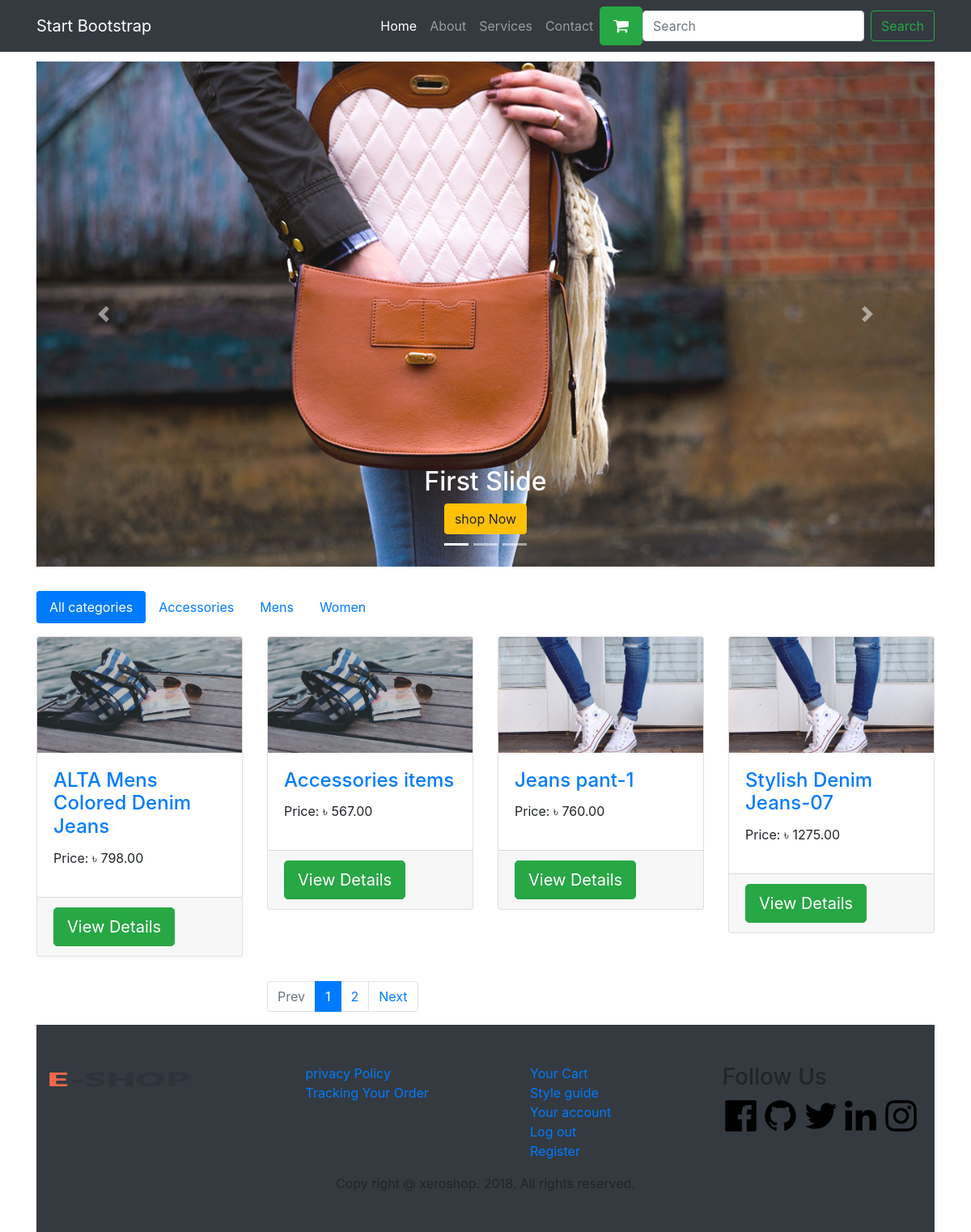
The page / on the database its author committed.
### shop/models.py (models this page shows, shortened)
class Category(models.Model):
    name = models.CharField(max_length=200, db_index=True)
    slug = models.SlugField(max_length=200, unique=True)
    class Meta:
        ordering = ('name',)
        verbose_name = 'category'
        verbose_name_plural = 'categories'
    def get_absolute_url(self):
            return reverse('shop:product_list_by_category',
                           args=[self.slug])

class Product(models.Model):
    category = models.ForeignKey(Category, related_name='products', on_delete=models.CASCADE)
    name = models.CharField(max_length=200, db_index=True)
    slug = models.SlugField(max_length=200, db_index=True)
    image = models.ImageField(upload_to='products/%Y/%m/%d', blank=True)
    description = models.TextField(blank=True)
    price = models.DecimalField(max_digits=10, decimal_places=2)
    available = models.BooleanField(default=True)
    created = models.DateTimeField(auto_now_add=True)
    updated = models.DateTimeField(auto_now=True)
    class Meta:
        ordering = ('name',)
        index_together = (('id', 'slug'),)
    def get_absolute_url(self):
            return reverse('shop:product_detail', args=[self.id, self.slug])

### shop/views.py (the view)
# urls.py: path('',views.product_list,name='product_list'),
def product_list(request, category_slug=None):
    category = None
    categories = Category.objects.all()
    products = Product.objects.filter(available=True)
    if category_slug:
        category = get_object_or_404(Category, slug=category_slug)
        products = products.filter(category=category)
    search = request.GET.get('q')
    if search:
        products = products.filter(
            Q(name__icontains=search) |
            Q(slug__icontains=search)
        )
    paginator = Paginator(products, 4)
    page = request.GET.get('page')
    try:
        items = paginator.page(page)
    except PageNotAnInteger:
        items = paginator.page(1)
    except EmptyPage:
        items = paginator.page(paginator.num_pages)
    index = items.number - 1
    max_index = len(paginator.page_range)
    start_index = index - 2 if index >= 2 else 0
    end_index = index + 2 if index <= max_index else max_index
    page_range = paginator.page_range[start_index:end_index]
    context = {
        'category': category,
        'categories': categories,
        'products': products,
        'items': items,
        'page_range': page_range,
    }
    return render(request,'index.html',context)

### cart/cart.py (called while the page is built)
    def __len__(self):
        return sum(item['quantity'] for item in self.cart.values())

### cart/context_processors.py (called while the page is built)
def cart(request):
    return {'cart': Cart(request)}

### shop/templates/index.html
{% extends 'base.html' %}
{% load static %}
{% block content %}
<div class="row" style="margin-top: -70px;">
  <div class="col-lg-12">
  {% include 'slide.html' %}
</div>
</div>
    <ul class="nav nav-pills mb-3" id="pills-tab" role="tablist">
      <li {% if not category %}class="nav-item" {% endif %}>
        <a class="nav-link active" id="pills-home-tab" href="{% url 'shop:product_list' %}" role="tab" aria-controls="pills-home" aria-selected="true">All categories</a>
      </li>
      {% for c in categories %}
        <li {% if category.slug == c.slug %}class="nav-item"{% endif %}>
          <a class="nav-link" id="pills-profile-tab" href="{{ c.get_absolute_url }}" role="tab" aria-controls="pills-profile" aria-selected="false">{{ c.name }}</a>
        </li>
      {% endfor %}
    </ul>
<div class="row">
        {% for product in items %}
<div class="col-lg-3">
<div class="card">
    <a href="{{ product.get_absolute_url }}">
        <img class="card-img-top" src="{% if product.image %}{{ product.image.url }}{% else %}{% static 'img/no_image.png' %}{% endif %}" alt="">
    </a>
    <div class="card-body">
      <h4 class="card-title">
        <a href="{{ product.get_absolute_url }}">{{ product.name }}</a>
      </h4>
      <p>Price:  ৳ {{ product.price }}</p>
    </div>
    <div class="card-footer">
      <a href="{{ product.get_absolute_url }}"> <button class="btn btn-success btn-lg">View Details</button></a>
    </div>
  </div>
</div>
        {% endfor %}
    {% include 'pagination.html' %}
</div>
{% endblock %}

### shop/templates/base.html (shortened to what this page needs)
{% load static %}
<!DOCTYPE html>
<html lang="en">
  <head>
    <link href="{% static 'vendor/bootstrap/css/bootstrap.min.css' %}" rel="stylesheet">
    <link href="{% static 'css/shop-homepage.css' %}" rel="stylesheet">
    <link href="https://stackpath.bootstrapcdn.com/font-awesome/4.7.0/css/font-awesome.min.css" rel="stylesheet">
  </head>
  <body>
    <nav class="navbar navbar-expand-lg navbar-dark bg-dark fixed-top">
      <div class="container">
        <a class="navbar-brand" href="#">Start Bootstrap</a>
        <div class="collapse navbar-collapse" id="navbarResponsive">
          <ul class="navbar-nav ml-auto">
            <li class="nav-item active">
              <a class="nav-link" href="{% url 'shop:product_list' %}">Home
              </a>
            </li>
            <li class="nav-item">
              <a class="nav-link" href="#">About</a>
            </li>
            <li class="nav-item">
              <a class="nav-link" href="#">Services</a>
            </li>
            <li class="nav-item">
              <a class="nav-link" href="#">Contact</a>
            </li>
          </ul>
              <a href="{% url 'cart:cart_detail' %}">
                <button class="btn btn-success btn-lg">
                {% with total_items=cart|length %}
                  {% if cart|length > 0 %}
                  <span class="fa fa-shopping-cart"></span>
                  <span class="items">{{ total_items }}</span>
                  {% else %}
                     <span class="fa fa-shopping-cart"></span>
                  {% endif %}
                {% endwith %}
                </button>
              </a>
          <form class="form-inline my-2 my-lg-0" action="" method="GET">
            <input class="form-control mr-sm-2" type="search" placeholder="Search" aria-label="Search" name="q" value="{{ request.GET.q }}">
            <button class="btn btn-outline-success my-2 my-sm-0" type="submit">Search</button>
          </form>
        </div>
      </div>
    </nav>
    <div class="container">
      {% block content %}
      {% endblock %}
    </div>
    <footer class="py-5 bg-dark">
    <div class="container">
      <div class="row">
        <div class="col-md-3">
          <a href="" class="footer__logo">
            <img src="{% static 'img/logo.png' %}" height="38px" width="176px"/>
          </a>
        </div>
        <div class="col-md-3 col-sm-6">
            <ul style="list-style: none;">
            <li><a rel="nofollow" href="">privacy Policy</a></li>
            <li><a rel="nofollow" href="">Tracking Your Order</a></li>
            </ul>
        </div>
        <div class="col-md-3 col-sm-6">
          <ul style="list-style: none;">
              <li><a rel="nofollow" href=""> Your Cart</a></li>
              <li><a href="" target="_blank">Style guide</a></li>
              <li><a href="">Your account</a> </li>
              <li><a href="">Log out</a></li>
              <li><a rel="nofollow" href="">Register</a></li>
          </ul>
        </div>
        <div class="col-md-3 col-sm-12">
            <h3>Follow Us</h3>
          <a target="_blank" rel="noopener" class="social-footer" href="https://www.facebook.com/mirumeelabs/">
          </a>
          <a target="_blank" rel="noopener" class="social-footer" href="https://github.com/mirumee/saleor">
          </a>
          <a target="_blank" rel="noopener" class="social-footer" href="https://twitter.com/getsaleor">
          </a>
          <a target="_blank" rel="noopener" class="social-footer" href="https://linkedin.com/company/mirumee-software">
          </a>
          <a target="_blank" rel="noopener" class="social-footer" href="https://www.instagram.com/explore/tags/mirumee/">
          </a>
        </div>
      </div>
      <div class="row">
          <div class="col-12" style="text-align: center;" >Copy right @ xeroshop. 2018. All  rights reserved. </div>
      </div>
    </div>
</footer>
  </body>
</html>

### shop/templates/slide.html (shortened to what this page needs)
{% load static %}
<div id="demo" class="carousel slide" data-ride="carousel" style="margin-top: 90px; margin-bottom: 30px;">
  <ul class="carousel-indicators">
    <li data-target="#demo" data-slide-to="0" class="active"></li>
    <li data-target="#demo" data-slide-to="1"></li>
    <li data-target="#demo" data-slide-to="2"></li>
  </ul>
  <div class="carousel-inner">
    <div class="carousel-item active">
      <img src="{% static 'img/banner01.jpg' %}" alt="Los Angeles" >
        <div class="carousel-caption">
            <h2>First Slide</h2>
            <button type="button" class="btn btn-warning">shop Now</button>
        </div>
    </div>
  </div>
  <a class="carousel-control-prev" href="#demo" data-slide="prev">
    <span class="carousel-control-prev-icon"></span>
  </a>
  <a class="carousel-control-next" href="#demo" data-slide="next">
    <span class="carousel-control-next-icon"></span>
  </a>
</div>

### shop/templates/pagination.html
    {% if items.has_other_pages %}
        <div class="col-6 offset-3 text-center Pagination-set" style="margin-top: 30px;">
          <nav aria-label="">
            <ul class="pagination pagination-md">
            {% if items.has_previous %}
            <li class="page-item">
              <a class="page-link" href="?page={{ items.previous_page_number }}">Prev</a>
            </li>
            {% else %}
            <li class="page-item disabled">
              <a class="page-link"><span>Prev</span></a>
            </li>
            {% endif %}
            {% for i in page_range %}
              {% if items.number == i %}
              <li class="page-item active">
                <a class="page-link" href="#">{{i}}<span class="sr-only">(current)</span></a>
              </li>
              {% else %}
              <li class="page-item"><a class="page-link" href="?page={{i}}">{{i}}</a></li>
              {% endif %}
            {% endfor %}
            {% if items.has_next %}
            <li class="page-item"><a class="page-link" aria-label="Next" href="?page={{items.next_page_number}}">Next</a></li>
            {% else %}
            <li class="page-item disabled"><a class="page-link"><span>Next</span></a></li>
            {% endif %}
          </ul>
          </nav>
    {% endif %}

### shop/static/css/shop-homepage.css (style rules this page uses)
body { padding-top: 54px; }
@media (min-width: 992px) { body { padding-top: 56px; } }

### shop/templates/slide.html (style rules this page uses)
.carousel-inner img { width: 100%; height: 100%; }

### rows shown on the page
Category: name "Accessories"
Category: name "Mens"
Category: name "Women"
Product: image (picture), name "ALTA Mens Colored Denim Jeans", price "798.00"
Product: image (picture), name "Accessories items", price "567.00"
Product: image (picture), name "Jeans pant-1", price "760.00"
Product: image (picture), name "Stylish Denim Jeans-07", price "1275.00"

### other values the page prints
{{ i }} "1"
{{ i }} "2"
